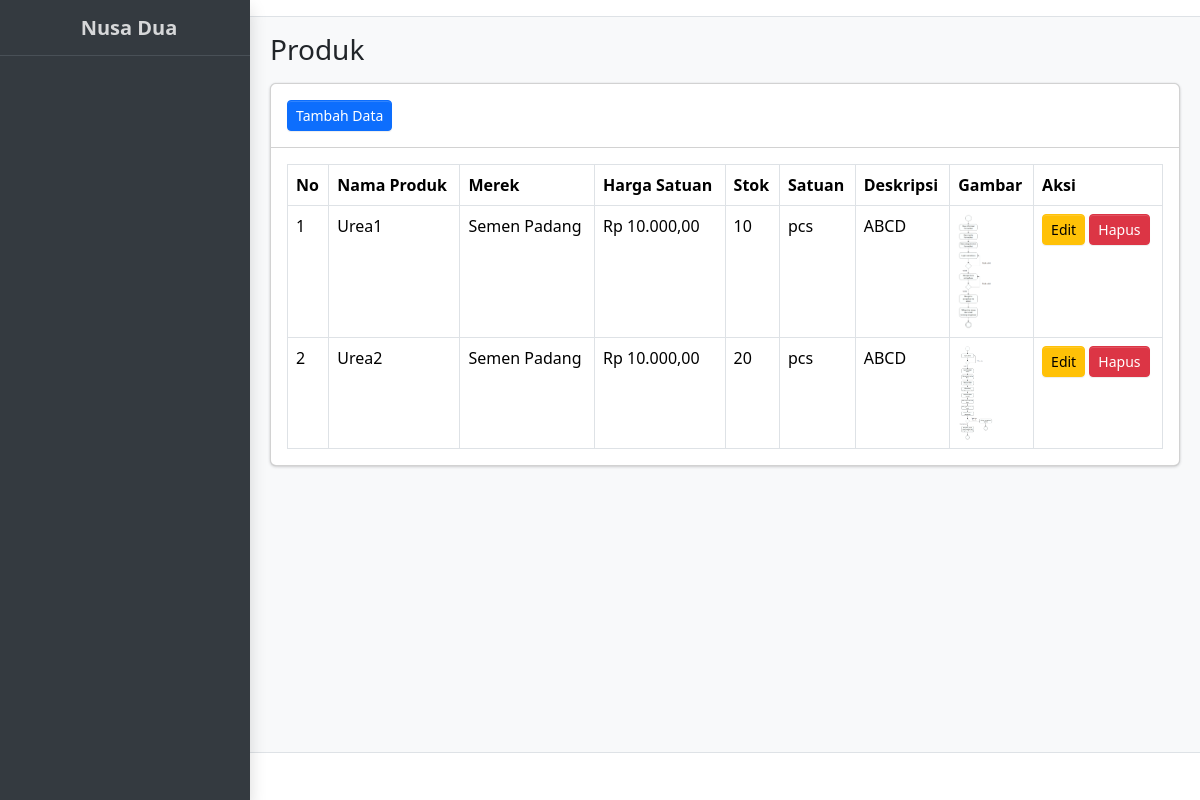
/produk.php, run on the app's committed database.
### tables this page shows
CREATE TABLE `produk` (
  `id_produk` int NOT NULL,
  `nama_produk` varchar(100) NOT NULL,
  `merek` varchar(50) NOT NULL,
  `harga_satuan` decimal(10,2) NOT NULL,
  `deskripsi` text,
  `stok` int NOT NULL,
  `satuan` varchar(20) NOT NULL,
  `gambar` varchar(255) DEFAULT NULL
);

### produk.php (the view, shortened to what this page needs)
<?php include 'template/header.php'; ?>
<body class="layout-fixed sidebar-expand-lg bg-body-tertiary">
    <div class="app-wrapper">
        <?php include 'template/navbar.php'; ?>
        <?php include 'template/sidebar.php'; ?>
        <main class="app-main">
            <div class="app-content-header">
                <div class="container-fluid">
                    <div class="row">
                        <div class="col-sm-6">
                            <h3 class="mb-0">Produk</h3>
                        </div>
                        <div class="col-sm-6">
                        </div>
                    </div>
                </div>
            </div>
            <div class="app-content">
                <div class="container-fluid">
                    <div class="card">
                        <div class="card-header d-flex justify-content-between align-items-center">
                            <button type="button" class="btn btn-primary btn-sm" data-bs-toggle="modal" data-bs-target="#tambahProdukModal">
                                Tambah Data
                            </button>
                        </div>
                        <div class="card-body">
                            <table class="table table-bordered">
                                <thead>
                                    <tr>
                                        <th>No</th>
                                        <th>Nama Produk</th>
                                        <th>Merek</th>
                                        <th>Harga Satuan</th>
                                        <th>Stok</th>
                                        <th>Satuan</th>
                                        <th>Deskripsi</th>
                                        <th>Gambar</th>
                                        <th>Aksi</th>
                                    </tr>
                                </thead>
                                <tbody>
                                    <?php
                                    include 'koneksi.php';
                                    $query = "SELECT * FROM produk";
                                    $result = mysqli_query($koneksi, $query);
                                    if (mysqli_num_rows($result) > 0) {
                                        $no = 1;
                                        while ($row = mysqli_fetch_assoc($result)) {
                                            echo "<tr>";
                                            echo "<td>" . $no++ . "</td>";
                                            echo "<td>" . htmlspecialchars($row['nama_produk']) . "</td>";
                                            echo "<td>" . htmlspecialchars($row['merek']) . "</td>";
                                            echo "<td>Rp " . number_format($row['harga_satuan'], 2, ',', '.') . "</td>";
                                            echo "<td>" . htmlspecialchars($row['stok']) . "</td>";
                                            echo "<td>" . htmlspecialchars($row['satuan']) . "</td>";
                                            echo "<td>" . htmlspecialchars($row['deskripsi']) . "</td>";
                                            echo "<td>";
                                            if (!empty($row['gambar'])) {
                                                echo "<img src='image/foto_produk/" . htmlspecialchars($row['gambar']) . "' alt='Gambar Produk' width='35'>";
                                            } else {
                                                echo "Tidak ada gambar";
                                            }
                                            echo "</td>";
                                            echo "<td>
                                            <button type='button' class='btn btn-warning btn-sm' onclick='openEditModal(
                                                \"" . $row['id_produk'] . "\",
                                                \"" . htmlspecialchars($row['nama_produk']) . "\",
                                                \"" . htmlspecialchars($row['merek']) . "\",
                                                \"" . $row['harga_satuan'] . "\",
                                                \"" . $row['stok'] . "\",
                                                \"" . htmlspecialchars($row['satuan']) . "\",
                                                \"" . htmlspecialchars($row['gambar']) . "\",
                                                \"" . htmlspecialchars($row['deskripsi']) . "\"
                                            )'>Edit</button>
                                            <a href='delete-produk.php?id=" . $row['id_produk'] . "' class='btn btn-danger btn-sm' onclick='return confirm(\"Apakah Anda yakin ingin menghapus produk ini?\")'>Hapus</a>
                                          </td>";
                                            echo "</tr>";
                                        }
                                    } else {
                                        echo "<tr><td colspan='8' class='text-center'>Data belum tersedia</td></tr>";
                                    }
                                    ?>
                                </tbody>
                            </table>
                        </div>
                    </div>
                </div>
            </div>
        </main>
        <footer class="app-footer">
        </footer>
    </div>
</body>
</html>

### data on the page
produk: nama_produk "Urea1", merek "Semen Padang", harga_satuan "10.000,00", stok "10", satuan "pcs", deskripsi "ABCD", gambar (picture)
produk: nama_produk "Urea2", merek "Semen Padang", harga_satuan "10.000,00", stok "20", satuan "pcs", deskripsi "ABCD", gambar (picture)
